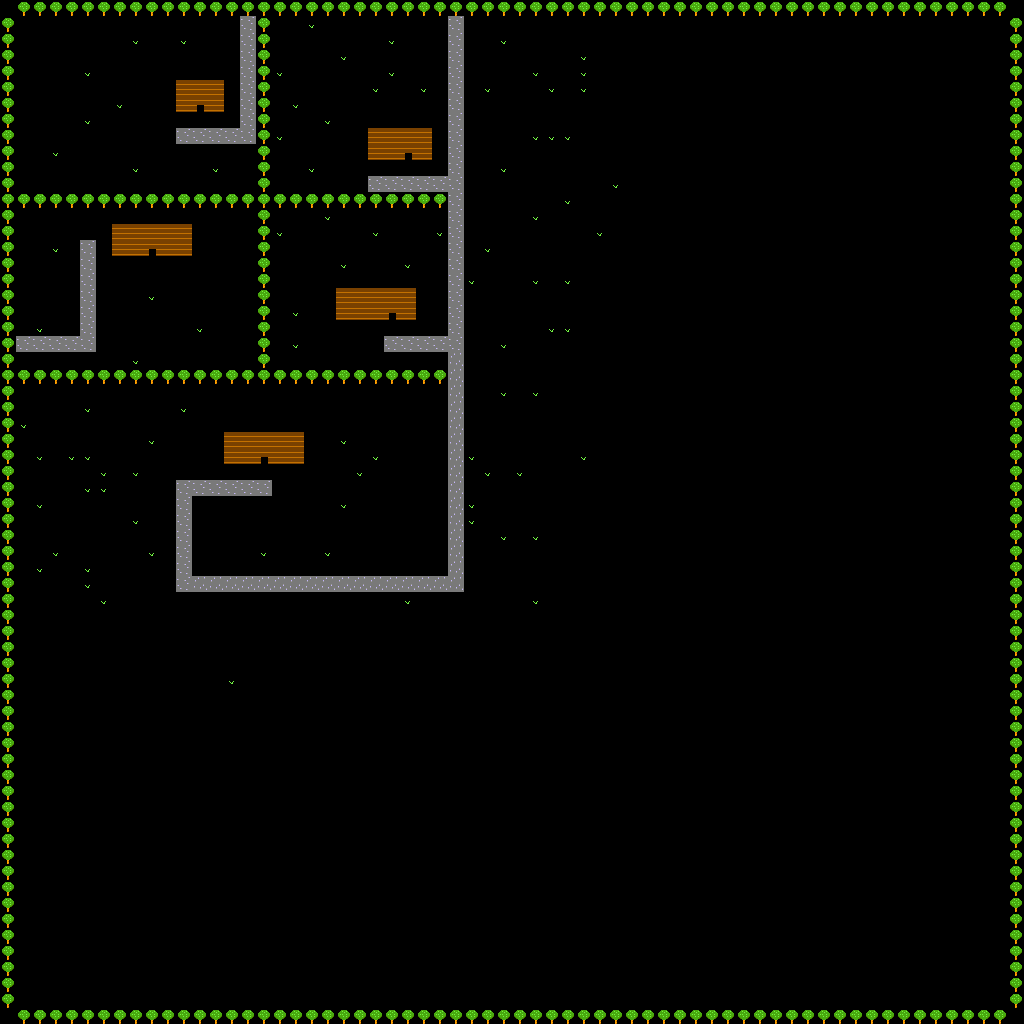

Rendered tile map (Tiled .tmx) drawn with the repository's tilesets; below, a short description and the map source with its tile grids summarised:
An orthogonal 64x64 tile map with 16x16 px tiles, 2 tile layers (main, collision) and 2 objects (save, cabin).

<map version="1.8" tiledversion="1.8.0" orientation="orthogonal" renderorder="right-down" width="64" height="64" tilewidth="16" tileheight="16" infinite="0" nextlayerid="9" nextobjectid="26">
 <tileset firstgid="1" source="tileset.tsx" />
 <objectgroup id="6" name="enemy" />
 <layer id="1" name="main" width="64" height="64">
  <data>[4096 cells, 4085 non-empty, 5 distinct tile ids]</data>
 </layer>
 <objectgroup id="4" name="npc" />
 <layer id="2" name="collision" width="64" height="64">
  <data>[4096 cells, 355 non-empty, 3 distinct tile ids]</data>
 </layer>
 <objectgroup id="7" name="items" />
 <objectgroup id="8" name="save">
  <object id="25" name="save" x="113.538" y="101.782" width="12.6841" height="9.89976" />
 </objectgroup>
 <objectgroup id="3" name="cabin">
  <object id="6" name="cabin" x="190.574" y="105.852" width="20.7277" height="7.04339" />
 </objectgroup>
</map>
